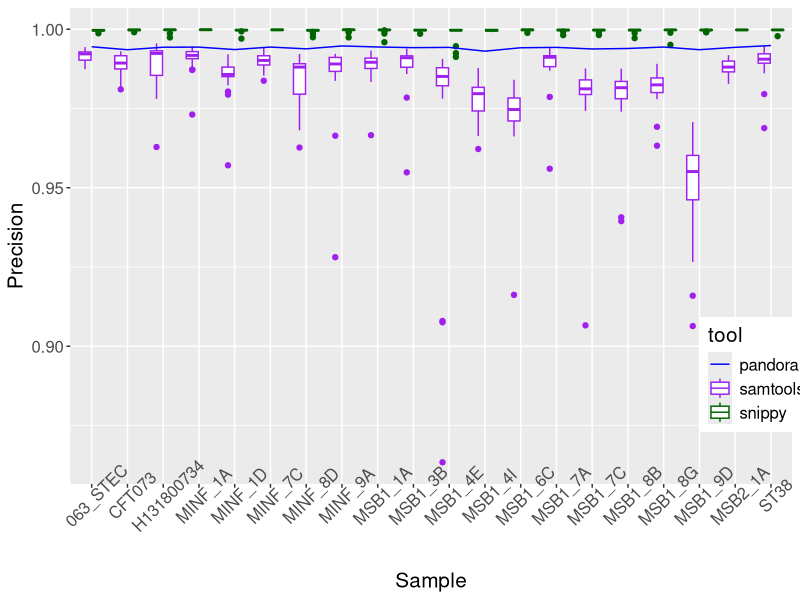
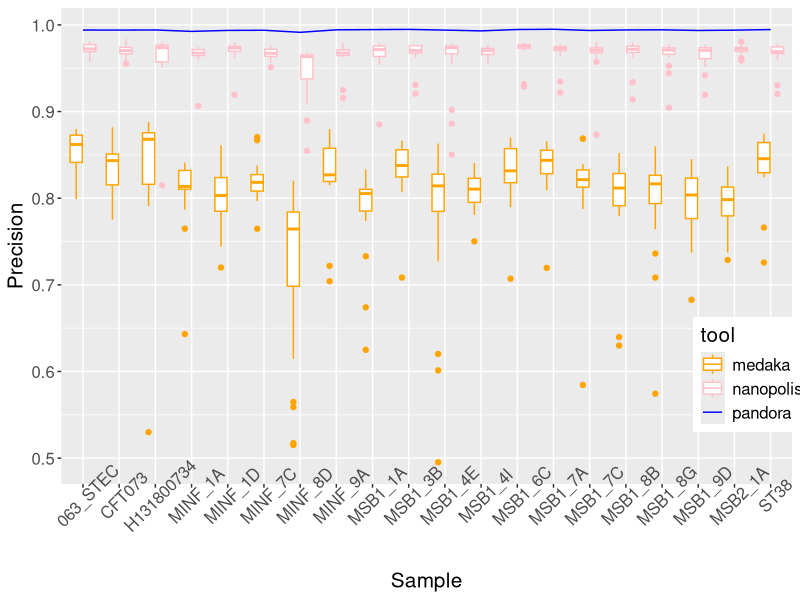

Write the R code that produced these figures, in order.
library("ggplot2")


png(file="precision_per_sample_illumina.png", width=700, height=400)

precision_per_sample_illumina_df <- read.csv("precision_per_sample_illumina.csv", header=TRUE)

ggplot(precision_per_sample_illumina_df, aes(x = sample, y = precision)) + 
  geom_boxplot(data = precision_per_sample_illumina_df[precision_per_sample_illumina_df$tool != "pandora", ],
               aes(group = interaction(sample, tool), colour=tool)) +
  geom_line(data = precision_per_sample_illumina_df[precision_per_sample_illumina_df$tool == "pandora", ], aes(group=tool, colour=tool)) +
  scale_colour_manual(values = c("pandora"="blue", "snippy"="darkgreen", samtools="purple")) +
  ylab("Precision") +
  xlab("Sample") +
  theme(text = element_text(size=15), axis.text.x = element_text(angle = 45), legend.position=c(0.95,0.23))

dev.off()



png(file="precision_per_sample_nanopore.png", width=700, height=400)

precision_per_sample_nanopore_df <- read.csv("precision_per_sample_nanopore.csv", header=TRUE)

ggplot(precision_per_sample_nanopore_df, aes(x = sample, y = precision)) + 
  geom_boxplot(data = precision_per_sample_nanopore_df[precision_per_sample_nanopore_df$tool != "pandora", ],
               aes(group = interaction(sample, tool), colour=tool)) +
  geom_line(data = precision_per_sample_nanopore_df[precision_per_sample_nanopore_df$tool == "pandora", ], aes(group=tool, colour=tool)) +
  scale_colour_manual(values = c("pandora"="blue", "medaka"="orange", "nanopolish"="pink")) +
  theme(text = element_text(size=15), axis.text.x = element_text(angle = 45), legend.position=c(0.95,0.23)) +
  ylab("Precision") +
  xlab("Sample")

dev.off()
